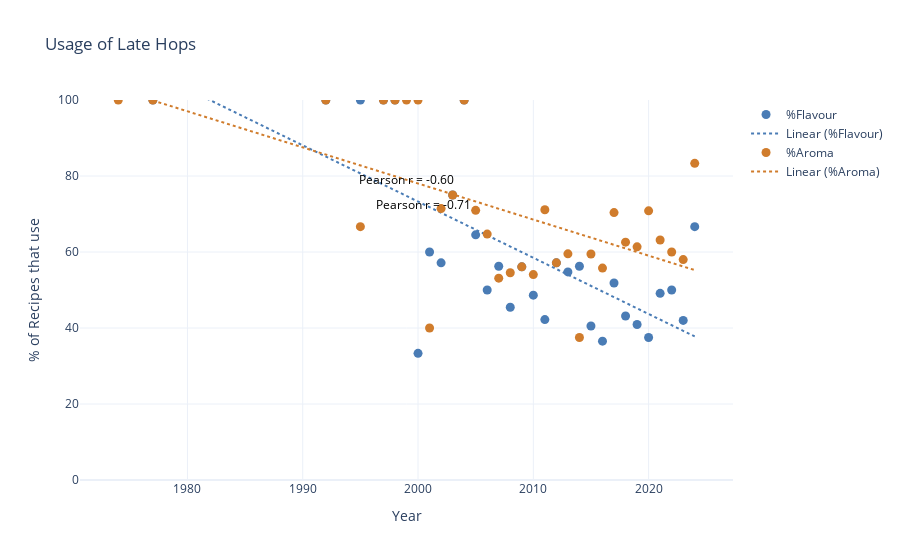

Notebook code for this chart:
### Code cell
plot_late_hop_usage(yearly_df[yearly_df["hop_type"].isin(["flavour", "aroma"])])

### Figure 1 — Plotly figure (JSON) as saved in the notebook; plotly's stock layout.template omitted (floating-point values rounded to 4 significant figures)
{"data": [{"marker": {"color": "#4a7cb5", "size": 9}, "mode": "markers", "name": "%Flavour", "type": "scatter", "x": [1977, 1992, 1995, 1997, 1998, 2000, 2001, 2002, 2003, 2004, 2005, 2006, 2007, 2008, 2009, 2010, 2011, 2012, 2013, 2014, 2015, 2016, 2017, 2018, 2019, 2020, 2021, 2022, 2023, 2024], "y": [100, 100, 100, 100, 100, 33.33, 60, 57.14, 75, 100, 64.52, 50, 56.25, 45.45, 56.1, 48.65, 42.22, 57.14, 54.76, 56.25, 40.54, 36.54, 51.85, 43.17, 40.91, 37.5, 49.12, 50, 42, 66.67]}, {"line": {"color": "#4a7cb5", "dash": "dot", "width": 2}, "mode": "lines", "name": "Linear (%Flavour)", "type": "scatter", "x": [1977, 2024], "y": [107.3, 37.77]}, {"marker": {"color": "#d07c2c", "size": 9}, "mode": "markers", "name": "%Aroma", "type": "scatter", "x": [1974, 1977, 1992, 1995, 1997, 1998, 1999, 2000, 2001, 2002, 2003, 2004, 2005, 2006, 2007, 2008, 2009, 2010, 2011, 2012, 2013, 2014, 2015, 2016, 2017, 2018, 2019, 2020, 2021, 2022, 2023, 2024], "y": [100, 100, 100, 66.67, 100, 100, 100, 100, 40, 71.43, 75, 100, 70.97, 64.71, 53.12, 54.55, 56.1, 54.05, 71.11, 57.14, 59.52, 37.5, 59.46, 55.77, 70.37, 62.59, 61.36, 70.83, 63.16, 60, 58.0, 83.33]}, {"line": {"color": "#d07c2c", "dash": "dot", "width": 2}, "mode": "lines", "name": "Linear (%Aroma)", "type": "scatter", "x": [1974, 2024], "y": [102.7, 55.24]}], "layout": {"annotations": [{"font": {"color": "black", "size": 12}, "showarrow": false, "text": "Pearson r = -0.71", "x": 2000.0, "y": 72.54}, {"font": {"color": "black", "size": 12}, "showarrow": false, "text": "Pearson r = -0.60", "x": 1999, "y": 78.98}], "hovermode": "x unified", "title": {"text": "Usage of Late Hops"}, "xaxis": {"title": {"text": "Year"}}, "yaxis": {"range": [0, 100], "title": {"text": "% of Recipes that use"}}}}
